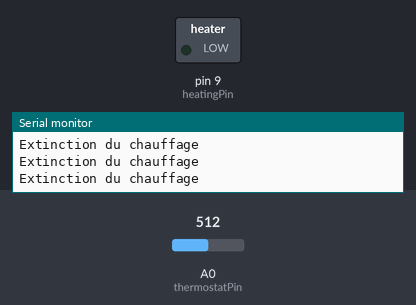
Bench run of a sketch on a simulated Arduino Uno, built with avr-gcc and run on an emulated ATmega328P. Shown: switched loads named in the sketch (green lamp = pin HIGH), the last lines printed to the serial monitor. The inputs (shaded band) are chosen by the test bench; at power-on: A0 (thermostatPin) = 512.

Above: at 1.2 s.
1.3 s: A0 (thermostatPin) set to 22
4.3 s: A0 (thermostatPin) set to 17
At 5.2 s:
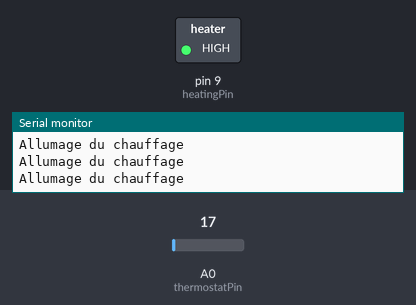
Timing chart, 0 to 7.3 s (numbered marks = the images above; inputs shaded):
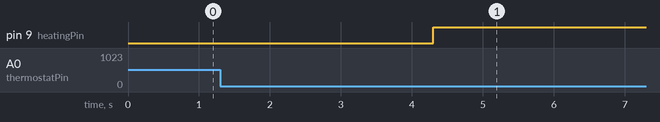

Measured:
- the behaviour switches between 20 and 19 on A0 (thermostatPin) (found by bisection; images 0 and 1)
- after the input at 4.3 s, pin 9 (heatingPin): LOW → HIGH at once

The sketch:

Regulation_de_temperature.ino
```cpp
const int thermostatPin = A0;  // Pin du thermostat
const int heatingPin = 9;      // Pin du chauffage électrique
const int temperatureSetPoint = 20;  // Température consigne
const int temperatureMinPoint = temperatureSetPoint - 4; // Température minimal
const int delaiMesure = 1000;    // Intervalle entre chaque mesure de température en millisecondes
void setup() {
  pinMode(heatingPin, OUTPUT);
  Serial.begin(9600);  // Initialiser la communication série pour afficher les résultats
}

void loop() {
  // Lire la valeur de la température
  int temperature = analogRead(thermostatPin);

  // Si la température est inférieure à la température cible, allumer le chauffage
  if (temperature <temperatureSetPoint ) {
    while(temperature = temperatureMinPoint ) {
      digitalWrite(heatingPin, HIGH);
      Serial.println("Allumage du chauffage");  // Message de débogage
    }

  }
  // Sinon, éteindre le chauffage
  else {
    digitalWrite(heatingPin, LOW);
    Serial.println("Extinction du chauffage");  // Message de débogage
  }


}
```
